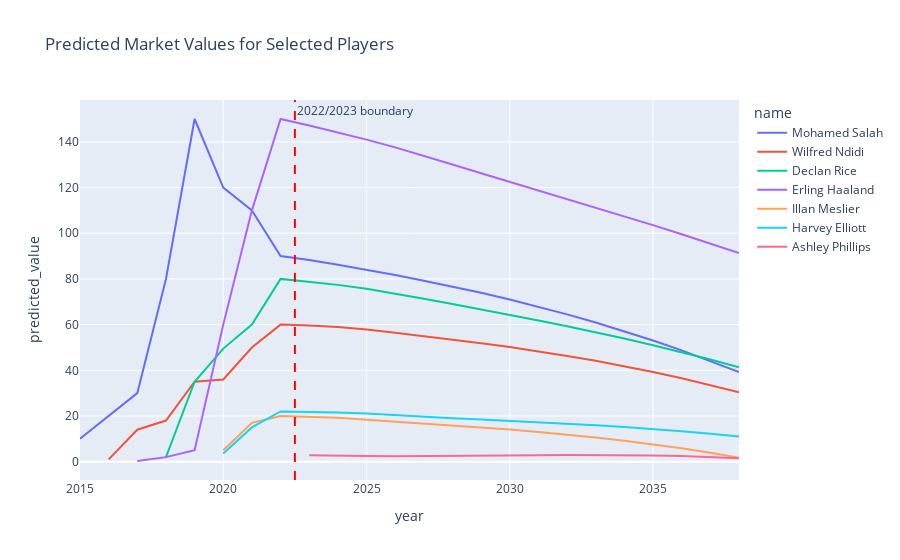

The notebook cell saved with this chart:
### Code cell
players = [418560, 357662, 565822, 859951, 148455, 274839, 542586]
plot_player_value_trends(train_df=train_df, merged_df=merged, player_ids=players)

### Figure 1 — Plotly figure (JSON) as saved in the notebook; plotly's stock layout.template omitted (floating-point values rounded to 4 significant figures)
{"data": [{"customdata": [[22], [23], [24], [25], [27], [27], [28], [30], [31], [32], [33], [34], [35], [36], [37], [38], [39], [40], [41], [42], [43], [44], [45], [46]], "hovertemplate": "name=Mohamed Salah<br>year=%{x}<br>predicted_value=%{y}<br>age=%{customdata[0]}<extra></extra>", "legendgroup": "Mohamed Salah", "line": {"color": "#636efa", "dash": "solid"}, "marker": {"symbol": "circle"}, "mode": "lines", "name": "Mohamed Salah", "orientation": "v", "showlegend": true, "type": "scatter", "x": [2015, 2016, 2017, 2018, 2019, 2020, 2021, 2022, 2023, 2024, 2025, 2026, 2027, 2028, 2029, 2030, 2031, 2032, 2033, 2034, 2035, 2036, 2037, 2038], "xaxis": "x", "y": [10, 20, 30, 80, 150, 120, 110, 90, 88.29, 86.19, 83.99, 81.68, 79.24, 76.65, 73.9, 70.96, 67.83, 64.49, 60.92, 57.1, 53.04, 48.71, 44.09, 39.18], "yaxis": "y"}, {"customdata": [[19], [20], [21], [22], [23], [24], [25], [26], [27], [28], [29], [30], [31], [32], [33], [34], [35], [36], [37], [38], [39], [40], [41]], "hovertemplate": "name=Wilfred Ndidi<br>year=%{x}<br>predicted_value=%{y}<br>age=%{customdata[0]}<extra></extra>", "legendgroup": "Wilfred Ndidi", "line": {"color": "#EF553B", "dash": "solid"}, "marker": {"symbol": "circle"}, "mode": "lines", "name": "Wilfred Ndidi", "orientation": "v", "showlegend": true, "type": "scatter", "x": [2016, 2017, 2018, 2019, 2020, 2021, 2022, 2023, 2024, 2025, 2026, 2027, 2028, 2029, 2030, 2031, 2032, 2033, 2034, 2035, 2036, 2037, 2038], "xaxis": "x", "y": [1, 14, 18, 35, 36, 50, 60, 59.63, 58.92, 57.88, 56.47, 55.02, 53.49, 51.88, 50.15, 48.29, 46.3, 44.14, 41.8, 39.27, 36.53, 33.57, 30.37], "yaxis": "y"}, {"customdata": [[18], [20], [21], [22], [23], [24], [25], [26], [27], [28], [29], [30], [31], [32], [33], [34], [35], [36], [37], [38], [39]], "hovertemplate": "name=Declan Rice<br>year=%{x}<br>predicted_value=%{y}<br>age=%{customdata[0]}<extra></extra>", "legendgroup": "Declan Rice", "line": {"color": "#00cc96", "dash": "solid"}, "marker": {"symbol": "circle"}, "mode": "lines", "name": "Declan Rice", "orientation": "v", "showlegend": true, "type": "scatter", "x": [2018, 2019, 2020, 2021, 2022, 2023, 2024, 2025, 2026, 2027, 2028, 2029, 2030, 2031, 2032, 2033, 2034, 2035, 2036, 2037, 2038], "xaxis": "x", "y": [2, 35, 49.5, 60, 80, 78.83, 77.39, 75.67, 73.66, 71.35, 69.03, 66.69, 64.3, 61.84, 59.31, 56.66, 53.9, 51.0, 47.95, 44.72, 41.31], "yaxis": "y"}, {"customdata": [[17], [18], [18], [19], [20], [21], [22], [23], [24], [25], [26], [27], [28], [29], [30], [31], [32], [33], [34], [35], [36], [37]], "hovertemplate": "name=Erling Haaland<br>year=%{x}<br>predicted_value=%{y}<br>age=%{customdata[0]}<extra></extra>", "legendgroup": "Erling Haaland", "line": {"color": "#ab63fa", "dash": "solid"}, "marker": {"symbol": "circle"}, "mode": "lines", "name": "Erling Haaland", "orientation": "v", "showlegend": true, "type": "scatter", "x": [2017, 2018, 2019, 2020, 2021, 2022, 2023, 2024, 2025, 2026, 2027, 2028, 2029, 2030, 2031, 2032, 2033, 2034, 2035, 2036, 2037, 2038], "xaxis": "x", "y": [0.3, 2, 5, 60, 110, 150, 147.2, 144.2, 141.0, 137.6, 133.9, 130.1, 126.3, 122.5, 118.8, 115.0, 111.2, 107.4, 103.6, 99.58, 95.51, 91.33], "yaxis": "y"}, {"customdata": [[20], [21], [22], [23], [24], [25], [26], [27], [28], [29], [30], [31], [32], [33], [34], [35], [36], [37], [38]], "hovertemplate": "name=Illan Meslier<br>year=%{x}<br>predicted_value=%{y}<br>age=%{customdata[0]}<extra></extra>", "legendgroup": "Illan Meslier", "line": {"color": "#FFA15A", "dash": "solid"}, "marker": {"symbol": "circle"}, "mode": "lines", "name": "Illan Meslier", "orientation": "v", "showlegend": true, "type": "scatter", "x": [2020, 2021, 2022, 2023, 2024, 2025, 2026, 2027, 2028, 2029, 2030, 2031, 2032, 2033, 2034, 2035, 2036, 2037, 2038], "xaxis": "x", "y": [5, 17, 20, 19.75, 19.21, 18.39, 17.57, 16.76, 15.92, 15.03, 14.07, 13.03, 11.87, 10.59, 9.167, 7.589, 5.839, 3.902, 1.761], "yaxis": "y"}, {"customdata": [[17], [17], [18], [19], [20], [21], [22], [23], [24], [25], [26], [27], [28], [29], [30], [31], [32], [33], [34]], "hovertemplate": "name=Harvey Elliott<br>year=%{x}<br>predicted_value=%{y}<br>age=%{customdata[0]}<extra></extra>", "legendgroup": "Harvey Elliott", "line": {"color": "#19d3f3", "dash": "solid"}, "marker": {"symbol": "circle"}, "mode": "lines", "name": "Harvey Elliott", "orientation": "v", "showlegend": true, "type": "scatter", "x": [2020, 2021, 2022, 2023, 2024, 2025, 2026, 2027, 2028, 2029, 2030, 2031, 2032, 2033, 2034, 2035, 2036, 2037, 2038], "xaxis": "x", "y": [3.6, 15, 22, 21.88, 21.56, 21.04, 20.29, 19.63, 19.01, 18.42, 17.84, 17.24, 16.61, 15.92, 15.16, 14.31, 13.34, 12.25, 11.01], "yaxis": "y"}, {"customdata": [[18], [19], [20], [21], [22], [23], [24], [25], [26], [27], [28], [29], [30], [31], [32], [33]], "hovertemplate": "name=Ashley Phillips<br>year=%{x}<br>predicted_value=%{y}<br>age=%{customdata[0]}<extra></extra>", "legendgroup": "Ashley Phillips", "line": {"color": "#FF6692", "dash": "solid"}, "marker": {"symbol": "circle"}, "mode": "lines", "name": "Ashley Phillips", "orientation": "v", "showlegend": true, "type": "scatter", "x": [2023, 2024, 2025, 2026, 2027, 2028, 2029, 2030, 2031, 2032, 2033, 2034, 2035, 2036, 2037, 2038], "xaxis": "x", "y": [2.869, 2.599, 2.455, 2.408, 2.435, 2.517, 2.626, 2.744, 2.845, 2.912, 2.923, 2.861, 2.708, 2.443, 2.048, 1.509], "yaxis": "y"}], "layout": {"annotations": [{"showarrow": false, "text": "2022/2023 boundary", "x": 2022.0, "xanchor": "left", "xref": "x", "y": 1, "yanchor": "top", "yref": "y domain"}], "legend": {"title": {"text": "name"}, "tracegroupgap": 0}, "shapes": [{"line": {"color": "red", "dash": "dash"}, "type": "line", "x0": 2022.0, "x1": 2022.0, "xref": "x", "y0": 0, "y1": 1, "yref": "y domain"}], "title": {"text": "Predicted Market Values for Selected Players"}, "xaxis": {"anchor": "y", "domain": [0, 1], "title": {"text": "year"}}, "yaxis": {"anchor": "x", "domain": [0, 1], "title": {"text": "predicted_value"}}}}
